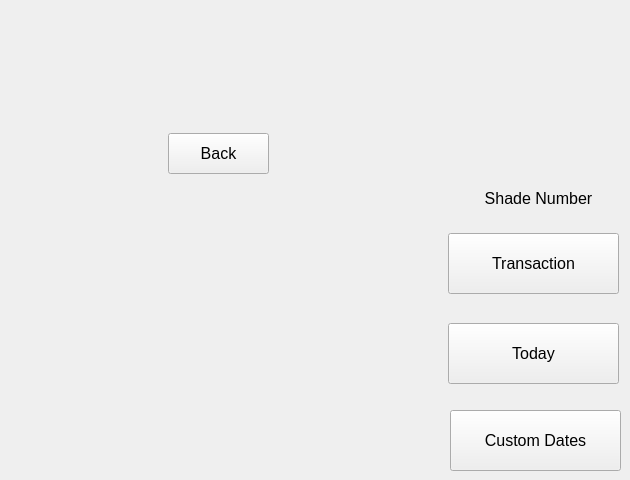
    <widget class="QWidget" name="shade_view_2">
     <widget class="QPushButton" name="view_trans_2">
      <property name="geometry">
       <rect>
        <x>448</x>
        <y>233</y>
        <width>171</width>
        <height>61</height>
       </rect>
      </property>
      <property name="font">
       <font>
        <pointsize>12</pointsize>
       </font>
      </property>
      <property name="text">
       <string>Transaction</string>
      </property>
     </widget>
     <widget class="QPushButton" name="view_today_2">
      <property name="geometry">
       <rect>
        <x>448</x>
        <y>323</y>
        <width>171</width>
        <height>61</height>
       </rect>
      </property>
      <property name="font">
       <font>
        <pointsize>12</pointsize>
       </font>
      </property>
      <property name="text">
       <string>Today</string>
      </property>
     </widget>
     <widget class="QLabel" name="label_61">
      <property name="geometry">
       <rect>
        <x>458</x>
        <y>183</y>
        <width>161</width>
        <height>31</height>
       </rect>
      </property>
      <property name="font">
       <font>
        <pointsize>12</pointsize>
       </font>
      </property>
      <property name="text">
       <string>Shade Number</string>
      </property>
      <property name="alignment">
       <set>Qt::AlignCenter</set>
      </property>
     </widget>
     <widget class="QPushButton" name="op_back_2">
      <property name="geometry">
       <rect>
        <x>168</x>
        <y>133</y>
        <width>101</width>
        <height>41</height>
       </rect>
      </property>
      <property name="font">
       <font>
        <pointsize>12</pointsize>
       </font>
      </property>
      <property name="text">
       <string>Back</string>
      </property>
     </widget>
     <widget class="QPushButton" name="view_custom_2">
      <property name="geometry">
       <rect>
        <x>450</x>
        <y>410</y>
        <width>171</width>
        <height>61</height>
       </rect>
      </property>
      <property name="font">
       <font>
        <pointsize>12</pointsize>
       </font>
      </property>
      <property name="text">
       <string>Custom Dates</string>
      </property>
     </widget>
    </widget>
